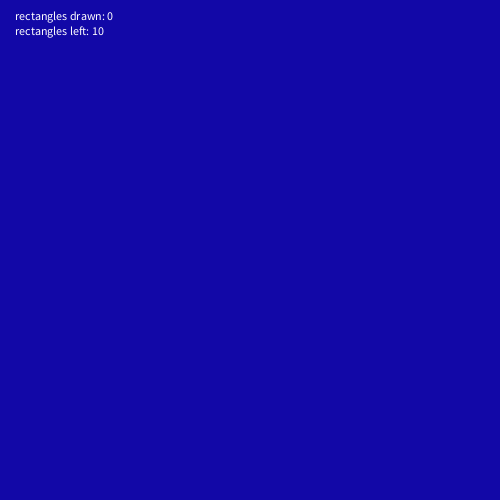
Frame 1 (no input)
Frame 60 (the mouse pressed at the canvas centre just before this capture): identical to frame 1, image omitted
Frame 120 (the mouse held since frame 60 and released just before this capture): identical to frame 1, image omitted

The Processing sketch that drew this single still picture (run headless with seeded random() and noise(); from frame 60 on, the mouse is pressed at the canvas centre):

// Processing sketch: draw_rectangles_array
// ── draw_rectangles_array.pde
  int count = 0; //counts clicks
  int x1;  int y1;
  int x2;  int y2;
  int[] array_x1 = new int[10];  //number of rectangles permitted
  int[] array_y1 = new int[array_x1.length];
  int[] array_x2 = new int[array_x1.length];
  int[] array_y2 = new int[array_x1.length];
  int arraycount = 0;  //counts drawn rectangles
void setup(){
  size(500,500);
}
void draw() {
    background(18, 8, 167);
    noFill();
    text( "rectangles drawn: " + arraycount,15,20);
    text("rectangles left: " + (array_x1.length - arraycount),15,35);
  if (arraycount >= 0){
    for (int i = 0; i < arraycount; i++){
      rect(array_x1[i], array_y1[i], array_x2[i] - array_x1[i], array_y2[i] - array_y1[i]);
    }
  }
  if (x1 != 0 && y1 != 0 && count%2 == 1){ //odd numbered clicks
    x2 = mouseX;  y2 = mouseY;
    stroke(167, 8, 8);
    strokeWeight(7);
    rect(x1, y1, x2- x1, y2 - y1);
  } else if (x1 != 0 && y1 != 0 && count%2 == 0){ //even numbered clicks
    stroke(167, 8, 8);
    strokeWeight(7);
    rect(x1, y1, x2 - x1, y2 - y1);
  }
}
void mousePressed(){
  if (mouseButton == LEFT){
    count++;
    if (count%2 == 1 && arraycount < array_x1.length){
      x1 = mouseX;  y1 = mouseY;
    } else if (count%2 == 0 && arraycount < array_x1.length){
      x2 = mouseX;  y2 = mouseY;
      array_x1[arraycount] = x1;
      array_y1[arraycount] = y1;
      array_x2[arraycount] = x2;
      array_y2[arraycount++] = y2;
    } else {
      arraycount = 0;
      x1 = mouseX;  y1 = mouseY;
    }
  }
}
